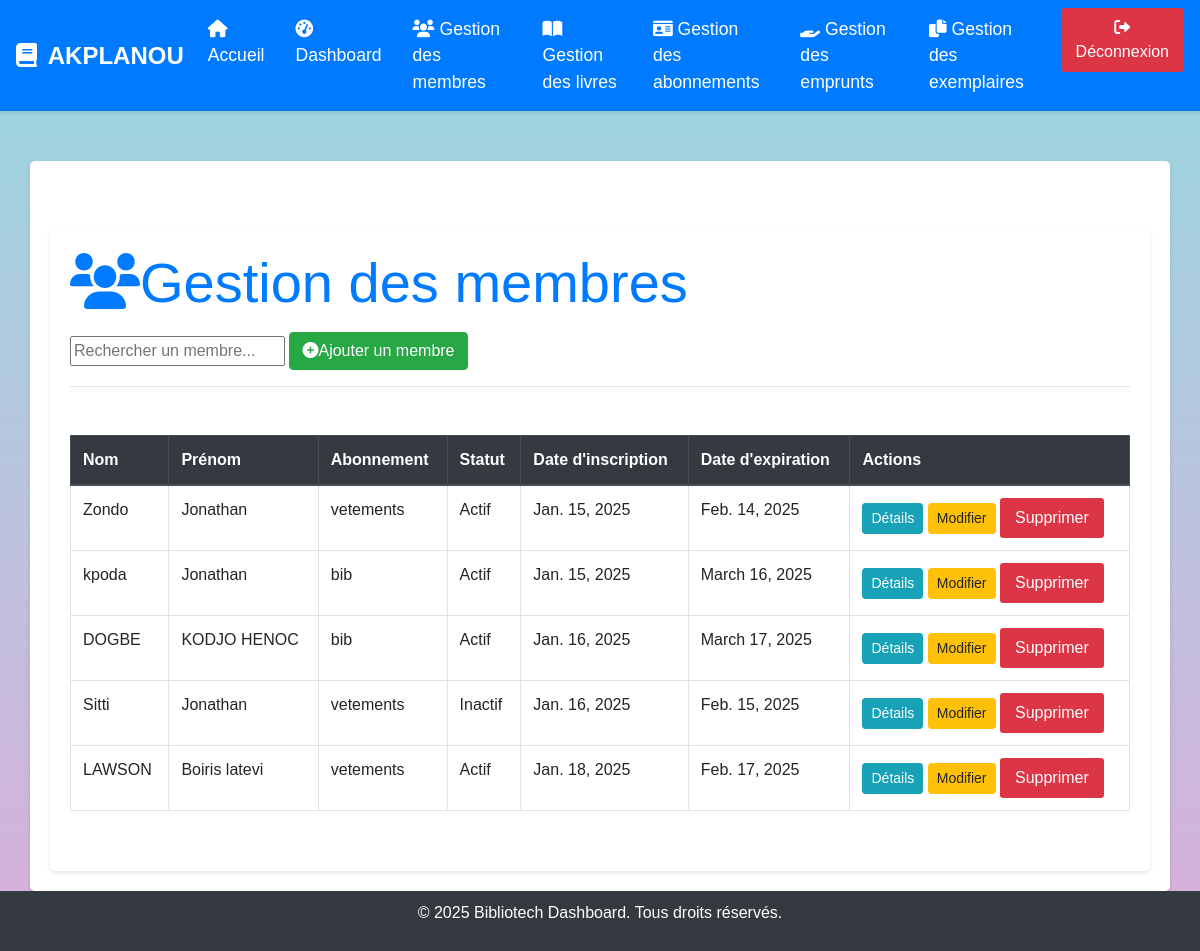
/membres/ (signed in), run on the app's committed database.
### gestion/models.py (models this page shows, shortened)
class Membre(models.Model):
    nom = models.CharField(max_length=100)
    prenom = models.CharField(max_length=100)
    adresse = models.CharField(max_length=200)
    telephone = models.CharField(max_length=20)
    abonnement = models.ForeignKey(Abonnement, on_delete=models.CASCADE)
    actif = models.BooleanField(default=True)
    date_inscription = models.DateField(auto_now_add=True)
    date_expiration = models.DateField(null=True, blank=True)

class Abonnement(models.Model):
    libelle = models.CharField(max_length=100)
    cout = models.DecimalField(max_digits=10, decimal_places=2)
    max_livres = models.IntegerField()
    max_jours = models.IntegerField()
    duree = models.IntegerField()  # Durée de l'abonnement en jours

### gestion/views.py (the view)
# urls.py: path('membres/', views.gestion_membres_view, name='gestion_membres'),
@login_required
def gestion_membres_view(request):
    membres = Membre.objects.all()
    return render(request, 'gestion/gestion_membres.html', {'membres': membres})

### gestion/templates/gestion/gestion_membres.html (shortened to what this page needs)
{% extends "gestion/base.html" %}
{% load static %}
{% block content %}
<div class="container mt-5">
    <div class="row mb-4">
        <div class="col-12">
            <h1 class="display-4 text-primary mb-3">
                <i class="fas fa-users me-3"></i>Gestion des membres
            </h1>
            <div class="search-bar">
                <input type="text" id="search" name="search" placeholder="Rechercher un membre..." onkeyup="filterTable()">
                <a href="{% url 'ajouter_membre' %}" class="btn btn-success">
                    <i class="fas fa-plus-circle me-2"></i>Ajouter un membre
                </a>
            </div>
            <hr class="mb-4">
        </div>
    </div>
    <div class="table-container">
        <table id="membresTable" class="table table-bordered table-hover">
            <thead class="thead-dark">
                <tr>
                    <th>Nom</th>
                    <th>Prénom</th>
                    <th>Abonnement</th>
                    <th>Statut</th>
                    <th>Date d'inscription</th>
                    <th>Date d'expiration</th>
                    <th>Actions</th>
                </tr>
            </thead>
            <tbody>
                {% for membre in membres %}
                <tr>
                    <td>{{ membre.nom }}</td>
                    <td>{{ membre.prenom }}</td>
                    <td>{{ membre.abonnement.libelle }}</td>
                    <td>{{ membre.actif|yesno:"Actif,Inactif" }}</td>
                    <td>{{ membre.date_inscription }}</td>
                    <td>{{ membre.date_expiration }}</td>
                    <td>
                        <a class="btn btn-info btn-sm" href="{% url 'membre_detail' membre.id %}">Détails</a>
                        <a class="btn btn-warning btn-sm" href="{% url 'modifier_membre' membre.id %}">Modifier</a>
                        <button class="btn btn-danger btn-sm" data-toggle="modal" data-target="#confirmDeleteModal{{ membre.id }}">Supprimer</button>
                    </td>
                </tr>
                {% endfor %}
            </tbody>
        </table>
    </div>
    <div class="d-flex justify-content-center mt-4">
    </div>
</div>
{% endblock %}

### gestion/templates/gestion/base.html (style rules this page uses)
body { background-color: #D9AFD9; background-image: linear-gradient(0deg, #D9AFD9 0%, #97D9E1 100%); font-family: 'Arial', sans-serif; display: flex; flex-direction: column; min-height: 100vh; margin: 0; }
.btn-danger { background-color: #dc3545; border: none; padding: 8px 15px; font-size: 1rem; color: white; }
.container { background-color: white; padding: 20px; border-radius: 5px; box-shadow: 0 2px 4px rgba(0, 0, 0, 0.1); margin-top: 50px; flex: 1; }

### data on the page
Membre: nom "Zondo", prenom "Jonathan", abonnement.libelle "vetements", actif "Actif", date_inscription "Jan. 15, 2025", date_expiration "Feb. 14, 2025"
Membre: nom "kpoda", prenom "Jonathan", abonnement.libelle "bib", actif "Actif", date_inscription "Jan. 15, 2025", date_expiration "March 16, 2025"
Membre: nom "DOGBE", prenom "KODJO HENOC", abonnement.libelle "bib", actif "Actif", date_inscription "Jan. 16, 2025", date_expiration "March 17, 2025"
Membre: nom "Sitti", prenom "Jonathan", abonnement.libelle "vetements", actif "Inactif", date_inscription "Jan. 16, 2025", date_expiration "Feb. 15, 2025"
Membre: nom "LAWSON", prenom "Boiris latevi", abonnement.libelle "vetements", actif "Actif", date_inscription "Jan. 18, 2025", date_expiration "Feb. 17, 2025"
